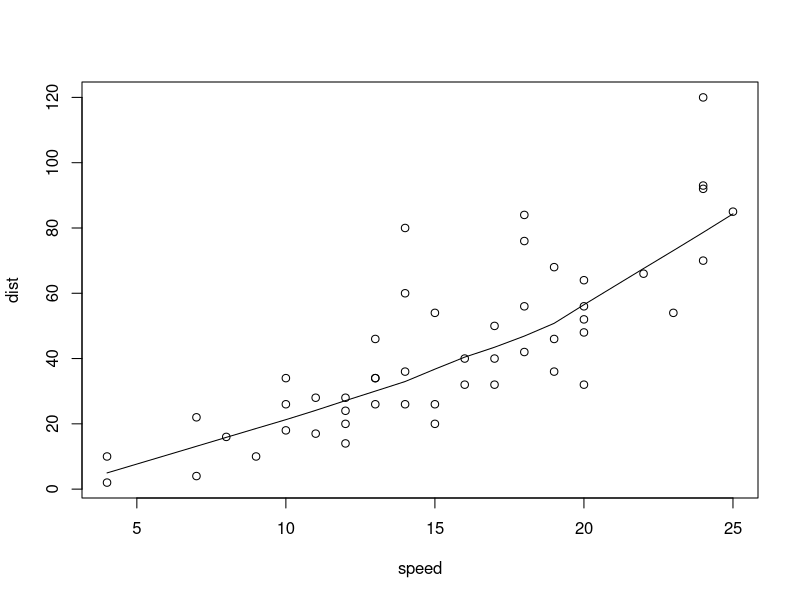
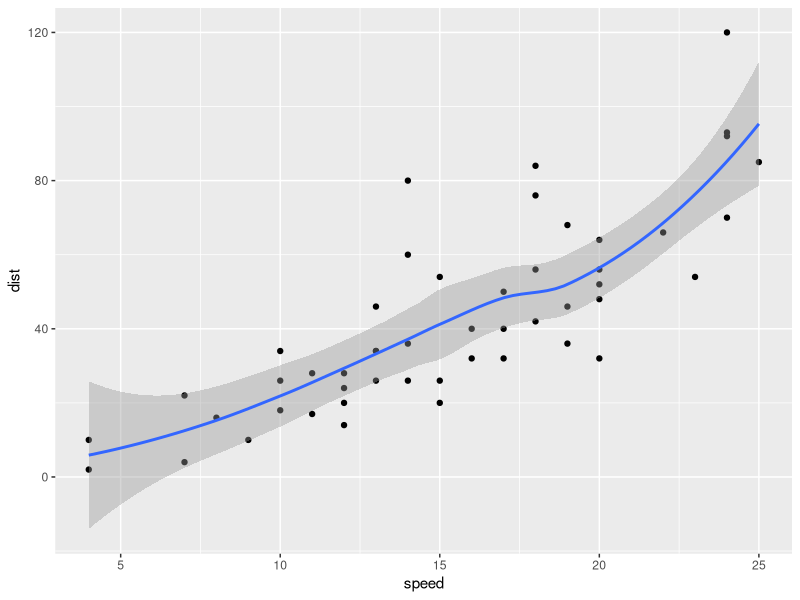

Write the R code that produced these figures, in order.
## ---- chunk 1
#| collapse: true
str(cars)
plot(cars)
lines(lowess(cars))
## ---- chunk 2
#| collapse: true
library(ggplot2)
ggplot(cars, aes(x = speed, y = dist)) + 
  geom_point() + geom_smooth()
